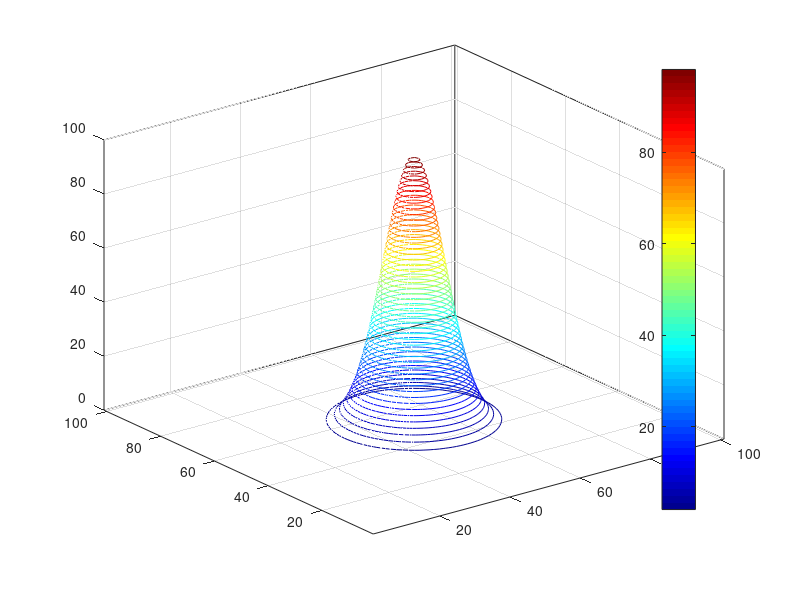

Write MATLAB code to recreate this figure.
[x,y] = meshgrid(-5:0.1:5 , -5:0.1:5);
t = 100*exp(-x.^2-y.^2);
mesh(x,y,t);
contour3(t,50);
colormap jet;
colorbar east;